Frame 1 (no input): blank canvas, image omitted
Frame 60 (no input): blank canvas, image omitted
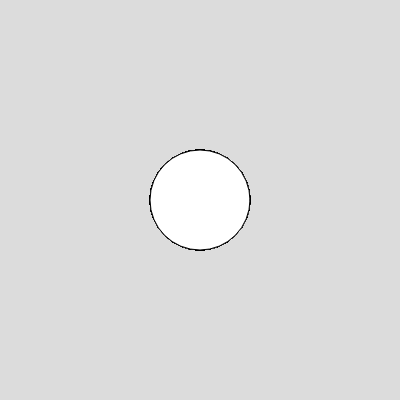
Frame 120 (the mouse pressed at the canvas centre since frame 60)

The p5.js sketch whose frames 1 and 60 were blank and that drew this single picture after the mouse press (run headless with seeded random() and noise() and a simulated clock; from frame 60 on, the mouse is pressed at the canvas centre):

// p5.js sketch
// ── sketch.js
function setup() {
  createCanvas(400, 400);
  background(220);
}

function draw() {
  if (mouseIsPressed === true){
    if (mouseButton === LEFT) {
      circle(mouseX,mouseY,100);
    }
    else if (mouseButton === RIGHT){
      rect(mouseX, mouseY, 100)
    }
  }
}
